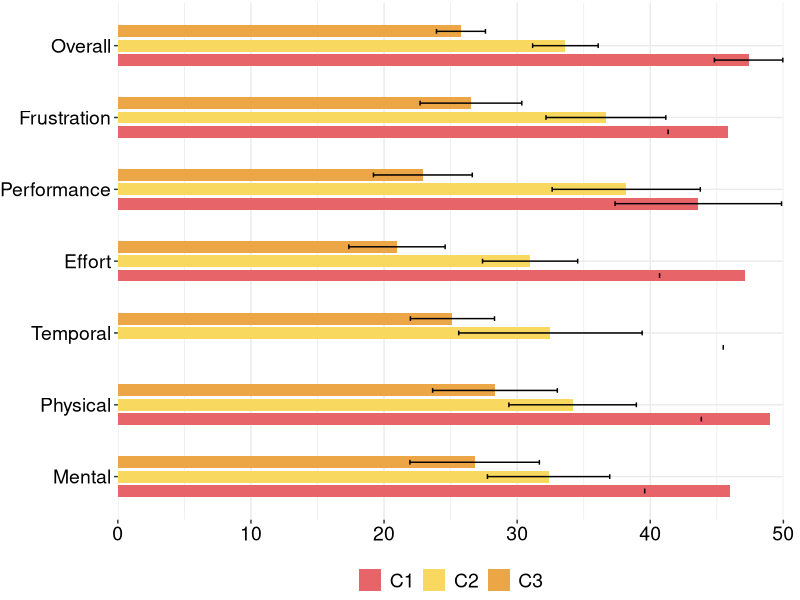
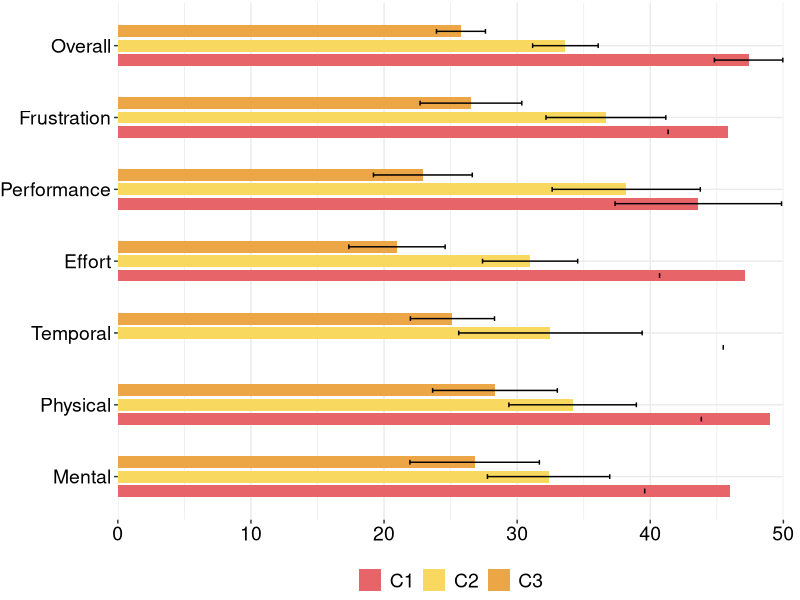

The R script that drew these images, in order: (Note: this script raises an error after producing the figures.)
## ---- chunk 1
# library
library(ggplot2)
library(dplyr)
library(broom)
library(tidyr)
library(stats)

coloring = c("#E76469", "#F8D85E","#EDA645","#D1B0B3","#8C99A6","#ADD299","#4FA490","#3B7F9F")
fontsize = 14


df=read.csv('csv/tlx.csv', sep=",")

summary_data <- df %>% 
  group_by(params, conditions) %>% 
  summarize(mean_score = mean(score), 
            se_score = qnorm(0.975) * sd(score) / sqrt(n()),
            n = n()) %>%
  ungroup()

# Create horizontal bar chart with error bars
order <- c('Mental',	'Physical',	'Temporal',	'Effort',	'Performance', 'Frustration', 'Overall')

ggplot(summary_data, aes(x = mean_score, y = factor(params, levels = order), fill = conditions)) +
  geom_col(width=.5, position=position_dodge(.6)) +
  geom_errorbar(aes(xmin=mean_score-se_score, xmax=mean_score+se_score), width=.2, position=position_dodge(.6))+
  scale_fill_manual(values = coloring) +
  scale_x_continuous(expand = c(0, 0), limits = c(0, 50)) +
  guides(fill=guide_legend(title="")) +
  theme_bw() +
  theme(axis.line = element_blank(),
        axis.title.x=element_blank(),
        axis.title.y=element_blank(),
        axis.text.x = element_text(color="black", size=fontsize),
        axis.text.y = element_text(color="black", size=fontsize),
        text = element_text(size=fontsize),
        strip.background = element_blank(),
        plot.background = element_blank(),
        plot.margin = unit(c(0.005, .025, 0, 0), "null"),
        panel.border = element_blank(),
        panel.spacing = unit(c(0, 0, 0, 0), "null"),
        legend.position="bottom",
        legend.direction = "horizontal",
        legend.justification = c("center", "top"),
        legend.title=element_blank(),
        legend.text=element_text(size=fontsize),
        legend.box.just = "right",
        legend.box.background = element_blank())


ggsave("out/rtlx.pdf", width = 6.5, height = 4.8, dpi = 1000)
## ---- chunk 2
df=read.csv('csv/task-completion.csv', sep=",")

# Convert the data from wide format to long format
df_long <- df %>%
  pivot_longer(cols = c(task1, task2, task3), names_to = "task", values_to = "time")

# Sort the data by task and time
completion_times <- df_long %>%
  arrange(task, time)

# Calculate the mean, median, and standard deviation for each task completion time
task_stats <- completion_times %>%
  group_by(task) %>%
  summarize(mean_time = mean(time), median_time = median(time), sd_time = sd(time))

task_stats
## ---- chunk 3
# One-Way ANOVA
model <- aov(time ~ task, data = completion_times)
anova_table <- anova(model)
F_val <- anova_table$F[1]
df1 <- anova_table$Df[1]
df2 <- anova_table$Df[2]

# print the results
summary(model)
cat("F(", df1, ", ", df2, ") = ", F_val, "\n")
## ---- chunk 4
bartlett_test <- bartlett.test(time ~ task, data = completion_times)

# Create a data frame to store the test results
test_results <- data.frame(
  statistic = bartlett_test$statistic,
  p.value = bartlett_test$p.value,
  parameter = bartlett_test$parameter
)
test_results
## ---- chunk 5
# Create a string
my_string <- paste(
  "Bartlett's K-squared = ", bartlett_test$statistic, 
  ", df=", bartlett_test$parameter, 
  ", p-value =", bartlett_test$p.value, 
  ", Sigf = ", bartlett_test$p.value < 0.05,
  ", F-stats: ", capture.output(cat("F(", df1, ", ", df2, ") = ", F_val, "\n")))
bartlett_stats <- data.frame(my_string)
bartlett_stats

## ---- chunk 6
write.csv(task_stats, file = "out/task_stats.csv", row.names = FALSE)
write.csv(bartlett_stats, file = "out/task_f_bartlett.csv", row.names = FALSE)
write.csv(summary_data, file = "out/summary_data.csv", row.names = FALSE)
## ---- chunk 7
library(ggplot2)
library(dplyr)
library(broom)
library(tidyr)
library(stats)

coloring = c("#E76469", "#F8D85E","#EDA645","#D1B0B3","#8C99A6","#ADD299","#4FA490","#3B7F9F")
fontsize = 14


df=read.csv('csv/tlx.csv', sep=",")

summary_data =  read.csv('csv/summary_data.csv', sep=",")

# Create horizontal bar chart with error bars
order <- c('Mental',	'Physical',	'Temporal',	'Effort',	'Performance', 'Frustration', 'Overall')

ggplot(summary_data, aes(x = mean_score, y = factor(params, levels = order), fill = conditions)) +
  geom_col(width=.5, position=position_dodge(.6)) +
  geom_errorbar(aes(xmin=mean_score-se_score, xmax=mean_score+se_score), width=.2, position=position_dodge(.6))+
  scale_fill_manual(values = coloring) +
  scale_x_continuous(expand = c(0, 0), limits = c(0, 50)) +
  guides(fill=guide_legend(title="")) +
  theme_bw() +
  theme(axis.line = element_blank(),
        axis.title.x=element_blank(),
        axis.title.y=element_blank(),
        axis.text.x = element_text(color="black", size=fontsize),
        axis.text.y = element_text(color="black", size=fontsize),
        text = element_text(size=fontsize),
        strip.background = element_blank(),
        plot.background = element_blank(),
        plot.margin = unit(c(0.005, .25, 0, 0), "null"),
        panel.border = element_blank(),
        panel.spacing = unit(c(0, 0, 0, 0), "null"),
        legend.position="bottom",
        legend.direction = "horizontal",
        legend.justification = c("center", "top"),
        legend.title=element_blank(),
        legend.text=element_text(size=fontsize),
        legend.box.just = "right",
        legend.box.background = element_blank())


ggsave("out/rtlx.pdf", width = 6.5, height = 4.8, dpi = 1000)

